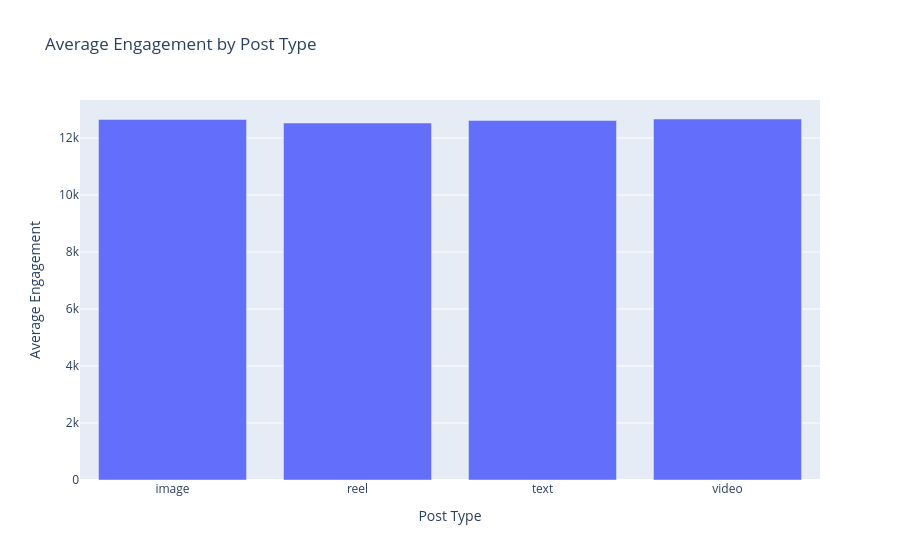

The notebook cell this image was saved under:
### Code cell
fig = px.bar(
    post_type_data,
    x='post_type',
    y='engagement_score',
    title='Average Engagement by Post Type',
    labels={
        'post_type': 'Post Type',
        'engagement_score': 'Average Engagement'
    }
)

fig.show()

### Figure 1 — Plotly figure (JSON) as saved in the notebook; plotly's stock layout.template omitted (floating-point values rounded to 4 significant figures)
{"data": [{"alignmentgroup": "True", "hovertemplate": "Post Type=%{x}<br>Average Engagement=%{y}<extra></extra>", "legendgroup": "", "marker": {"color": "#636efa", "pattern": {"shape": ""}}, "name": "", "offsetgroup": "", "orientation": "v", "showlegend": false, "textposition": "auto", "type": "bar", "x": ["image", "reel", "text", "video"], "xaxis": "x", "y": [12650.0, 12520.0, 12610.0, 12660.0], "yaxis": "y"}], "layout": {"barmode": "relative", "legend": {"tracegroupgap": 0}, "title": {"text": "Average Engagement by Post Type"}, "xaxis": {"anchor": "y", "domain": [0, 1], "title": {"text": "Post Type"}}, "yaxis": {"anchor": "x", "domain": [0, 1], "title": {"text": "Average Engagement"}}}}
